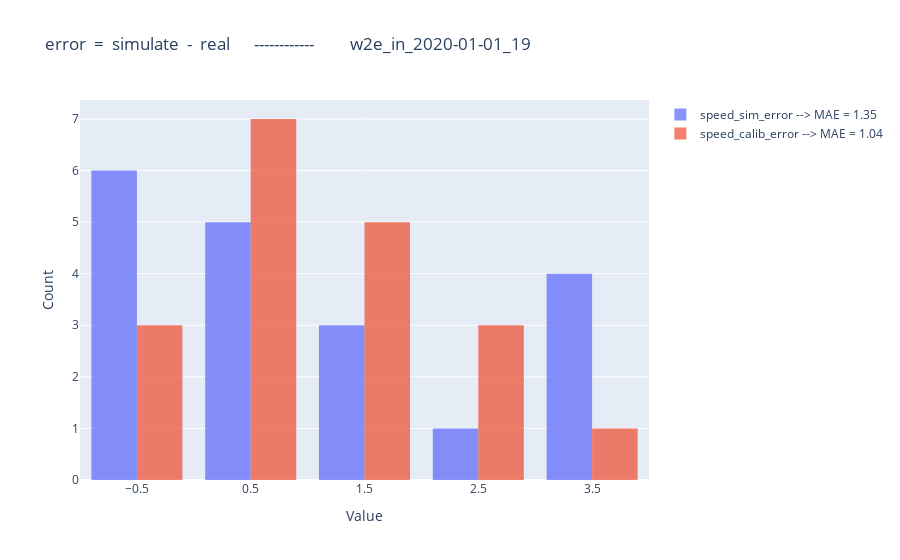

Notebook cell for this chart:
### Code cell
import plotly.graph_objects as go

fig = go.Figure()

xbins=dict(
        start=-7,  # Bin start
        end=7,    # Bin end
        size=1    # Bin size (width of each bin)
    )
sim_MAE = round(abs(compare_df['speed_sim_error']).mean(),2)
calib_MAE = round(abs(compare_df['speed_calib_error']).mean(),2)
fig.add_trace(go.Histogram(x=compare_df['speed_sim_error'], name=f"speed_sim_error --> MAE = {sim_MAE}", opacity=0.75, xbins=xbins))
fig.add_trace(go.Histogram(x=compare_df['speed_calib_error'], name=f"speed_calib_error --> MAE = {calib_MAE}", opacity=0.75, xbins=xbins))

fig.update_layout(
    barmode='group',  # Use 'overlay' if you want stacked look
    xaxis_title='Value',
    yaxis_title='Count',
    title=f"error  =  simulate  -  real      ------------         {postfix}"
)

fig.show()
fig.write_html(f"diagram/hist_speed_error_{postfix}_new.html")

### Figure 1 — Plotly figure (JSON) as saved in the notebook; plotly's stock layout.template omitted (floating-point values rounded to 4 significant figures)
{"data": [{"name": "speed_sim_error --> MAE = 1.35", "opacity": 0.75, "type": "histogram", "x": [-0.1167, 1.55, -0.4489, -0.6611, 3.422, 3.793, 0.0, 3.97, -0.1422, -0.1267, 1.03, 0.5989, 2.201, -0.5156, 0.8533, 3.362, 1.289, 0.9856, 0.6311], "xbins": {"end": 7, "size": 1, "start": -7}}, {"name": "speed_calib_error --> MAE = 1.04", "opacity": 0.75, "type": "histogram", "x": [-0.2163, 1.005, 0.3064, -0.09203, 2.473, 3.045, 0.1318, 2.857, 0.0927, 0.1278, 1.194, -0.04708, 1.25, 1.774, 1.494, 2.208, 0.6223, 0.3912, 0.5133], "xbins": {"end": 7, "size": 1, "start": -7}}], "layout": {"barmode": "group", "title": {"text": "error  =  simulate  -  real      ------------         w2e_in_2020-01-01_19"}, "xaxis": {"title": {"text": "Value"}}, "yaxis": {"title": {"text": "Count"}}}}
